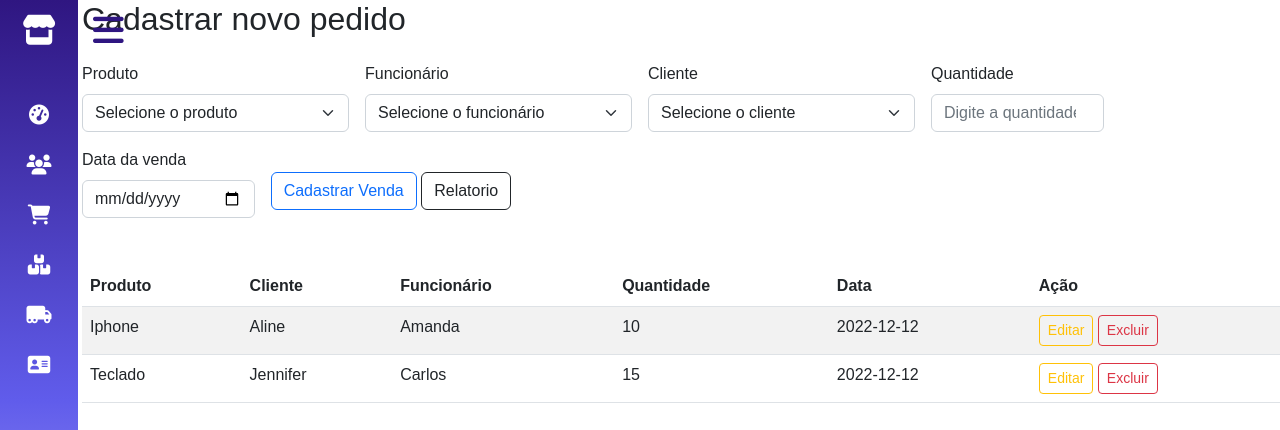
/addPedido.php (signed in), run on the app's committed database.
### tables this page shows
CREATE TABLE IF NOT EXISTS `venda` (
  `idVenda` int(11) NOT NULL AUTO_INCREMENT,
  `idProduto` int(11) NOT NULL,
  `idUsuario` int(11) NOT NULL,
  `idCliente` int(11) NOT NULL,
  `valorTotal` double NOT NULL,
  `data` date NOT NULL,
  PRIMARY KEY (`idVenda`)
);

CREATE TABLE IF NOT EXISTS `produto` (
  `idProduto` int(255) NOT NULL AUTO_INCREMENT,
  `nomeProduto` varchar(255) NOT NULL,
  `descricaoProduto` varchar(510) NOT NULL,
  `precoProduto` text NOT NULL,
  `idFornecedor` int(255) NOT NULL,
  `idCategoria` int(255) NOT NULL,
  `qtdeProduto` int(255) NOT NULL,
  `imagemProduto` varchar(255) DEFAULT NULL,
  PRIMARY KEY (`idProduto`)
);

CREATE TABLE IF NOT EXISTS `cliente` (
  `idCliente` int(255) NOT NULL AUTO_INCREMENT,
  `nomeCliente` varchar(255) NOT NULL,
  `cpf` varchar(14) NOT NULL,
  `emailCliente` varchar(255) NOT NULL,
  `genero` varchar(10) NOT NULL,
  `data_nascimento` date NOT NULL,
  `telefone_cliente` varchar(15) NOT NULL,
  `cep` varchar(10) NOT NULL,
  `estado` varchar(2) NOT NULL,
  `cidade` varchar(255) NOT NULL,
  `rua` varchar(255) NOT NULL,
  `numero` varchar(8) NOT NULL,
  PRIMARY KEY (`idCliente`)
);

CREATE TABLE IF NOT EXISTS `usuario` (
  `id` int(11) NOT NULL AUTO_INCREMENT,
  `nome` varchar(255) NOT NULL,
  `email` varchar(100) NOT NULL,
  `data_nascimento` date NOT NULL,
  `cpf` varchar(15) NOT NULL,
  `cargo` varchar(50) NOT NULL,
  `cep` varchar(10) NOT NULL,
  `estado` varchar(2) NOT NULL,
  `cidade` varchar(50) NOT NULL,
  `senha` varchar(255) NOT NULL,
  `recuperar_senha` varchar(255) DEFAULT NULL,
  PRIMARY KEY (`id`)
);

### addPedido.php (the view, shortened to what this page needs)
<?php
include("dashboard.php");
?>
<div class="container">
  <form action="<?php $_SERVER['PHP_SELF'] ?>" class="row g-3" method="post" enctype="multipart/form-data">
    <h2>Cadastrar novo pedido</h2>
    <div class="col-md-3">
      <label class="form-label">Produto</label>
      <select name="order_product" class="form-select">
        <option selected>Selecione o produto</option>
      </select>
    </div>
    <div class="col-md-3">
      <label class="form-label">Funcionário</label>
      <select name="order_employee" class="form-select">
        <option selected>Selecione o funcionário</option>
      </select>
    </div>
    <div class="col-md-3">
      <label class="form-label">Cliente</label>
      <select name="order_client" class="form-select">
        <option selected>Selecione o cliente</option>
      </select>
    </div>
    <div class="col-md-2">
      <label class="form-label">Quantidade</label>
      <input type="number" placeholder="Digite a quantidade" name="order_price" class="form-control" />
    </div>
    <div class="col-md-2">
      <label class="form-label">Data da venda</label>
      <input type="date" name="order_date" class="form-control" />
    </div>
    <div class="col-md-4">
      <input type="submit" class="btn btn-outline-primary" name="add_order" value="Cadastrar Venda" />
      <a href="gerar_relatorio_venda.php" style="text-decoration: none;"><button href="" type="button" class="btn btn-outline-dark">Relatorio</button></a>
    </div>
  </form>
</div>
<br>
<br>
<div class="container">
  <table class="table table-striped table-hover display" style="width:110%">
    <thead>
      <tr>
        <th>Produto</th>
        <th>Cliente</th>
        <th>Funcionário</th>
        <th>Quantidade</th>
        <th>Data</th>
        <th>Ação</th>
      </tr>
    </thead>
    <?php
    $select = mysqli_query($conn, "SELECT *, nomeProduto, nomeCliente, u.nome FROM venda v INNER JOIN produto p ON v.idProduto = p.idProduto INNER JOIN cliente c ON v.idCliente = c.idCliente INNER JOIN usuario u ON v.idUsuario = u.id");
    ?>
    <?php while ($row = mysqli_fetch_assoc($select)) { ?>
      <tr>
        <td><?php echo $row['nomeProduto']; ?></td>
        <td><?php echo $row['nomeCliente']; ?></td>
        <td><?php echo $row['nome']; ?></td>
        <td><?php echo $row['valorTotal']; ?></td>
        <td><?php echo $row['data']; ?></td>
        <td>
          <a href="editarPedido.php?edit=<?php echo $row['idVenda']; ?>" style="text-decoration: none;"> <button type="button" class="btn btn-outline-warning btn-sm">Editar</button> </a>
          <a href="addPedido.php?delete=<?php echo $row['idVenda']; ?>" style="text-decoration: none;"> <button type="button" class="btn btn-outline-danger btn-sm">Excluir</button></a>
        </td>
      </tr>
    <?php }; ?>
  </table>
</div>
<?php
include("rodape.php");
?>

### css/dashboard/colors.css (style rules this page uses)
:root { --body-color: #0244f7; --sidebar-color: #FFF; --primary-color: #695CFE; --primary-color-light: #F6F5FF; --toggle-color: #DDD; --text-color: #707070; }

### data on the page
venda: idProduto.nomeProduto "Iphone", idCliente.nomeCliente "Aline", idUsuario.nome "Amanda", valorTotal "10", data "2022-12-12"
venda: idProduto.nomeProduto "Teclado", idCliente.nomeCliente "Jennifer", idUsuario.nome "Carlos", valorTotal "15", data "2022-12-12"
